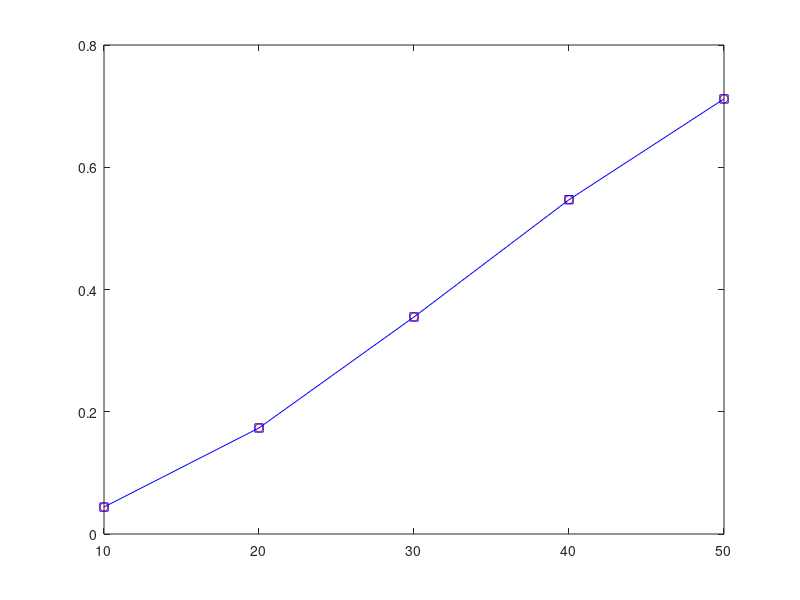

MATLAB code for this plot:
probSim = [0.0441, 0.1735, 0.3551, 0.5469, 0.7118];
dardos = (10:10:50)
for d = dardos
    n=0;
end
figure
plot(dardos,probSim, " or", dardos, probSim, "-sb")